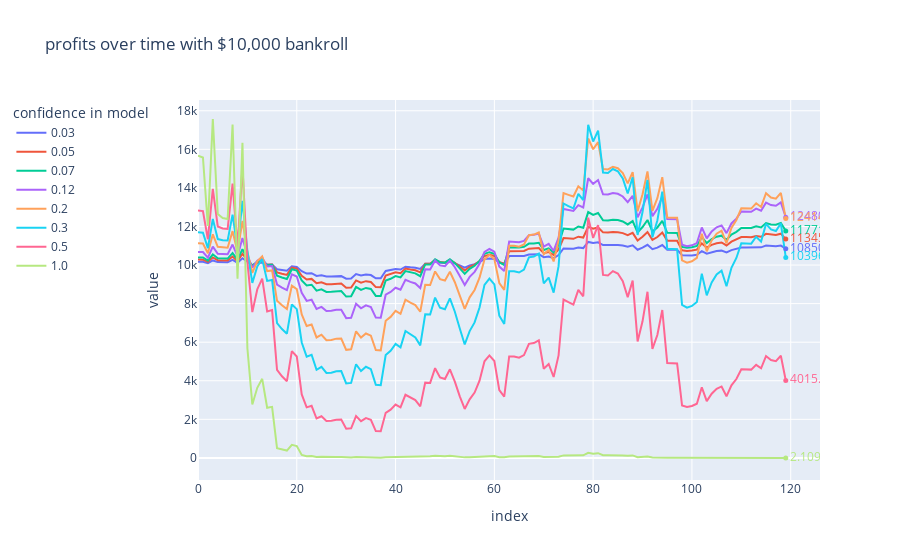

The notebook cell this image was saved under:
### Code cell
bankroll_df = simulate_season(tuned, 312)
fig = px.line(bankroll_df, title = 'profits over time with $10,000 bankroll')

fig.layout.legend.x = -0.3

for i, d in enumerate(fig.data):
    fig.add_scatter(x=[d.x[-1]], y = [d.y[-1]],
                    mode = 'markers+text',
                    text = d.y[-1],
                    textfont = dict(color=d.line.color),
                    textposition='middle right',
                    marker = dict(color = d.line.color, size = 5),
                    legendgroup = d.name,
                    showlegend=False)
fig.update_layout(legend_title_text="confidence in model")
fig.show()
